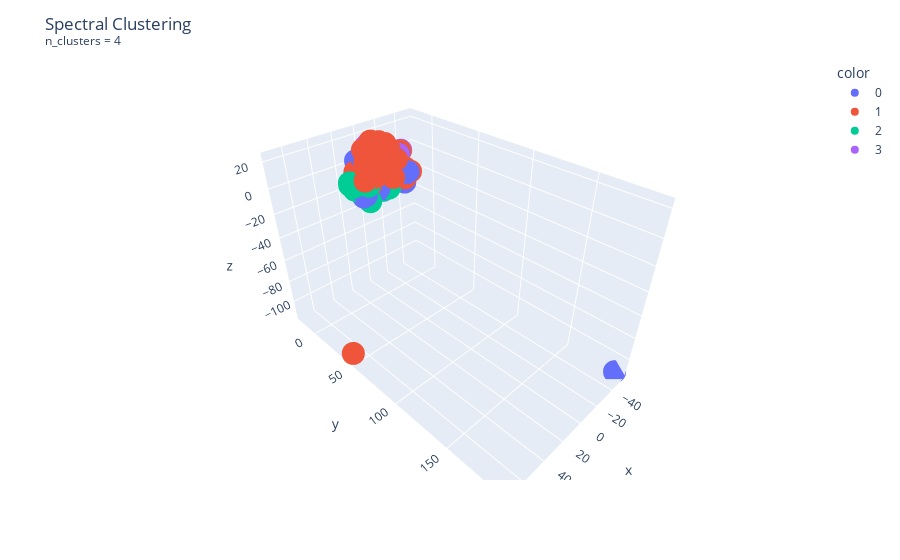

Notebook cell for this chart:
### Code cell
''' Model '''

# Params
MODEL_NAME = 'Spectral Clustering'

PARAMS = dict(
    n_clusters=4
)

# Model
cluster_model = SpectralClustering(
    n_clusters=PARAMS['n_clusters'],
    eigen_solver="arpack",
    affinity="nearest_neighbors",
    random_state=42,
)

# Fit
cluster_model.fit(cluster_input)

# Labels
labels = cluster_model.labels_
n_clusters_ = len(set(labels)) - (1 if -1 in labels else 0)
n_noise_ = list(labels).count(-1)

offense_tendencies['Cluster'] = labels

# Visualize
fig = tsne_chart(labels.astype(str))

params_str = ' | '.join([f'{key} = {val}' for key,val in PARAMS.items()])
fig.update_layout(
    title=f'{MODEL_NAME}<br><sup>{params_str}</sup>'
)
fig.show()
